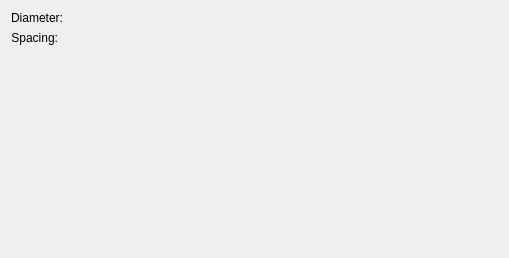
<?xml version="1.0" encoding="utf-8"?>
<ui version="4.0">
 <author>
    SPDX-FileCopyrightText: none
    SPDX-License-Identifier: GPL-3.0-or-later
  </author>
 <class>WdgKisRoundMarkerOption</class>
 <widget class="QWidget" name="WdgKisRoundMarkerOption">
  <property name="geometry">
   <rect>
    <x>0</x>
    <y>0</y>
    <width>509</width>
    <height>258</height>
   </rect>
  </property>
  <layout class="QVBoxLayout" name="verticalLayout">
   <item>
    <layout class="QFormLayout" name="formLayout">
     <item column="0" row="0">
      <widget class="QLabel" name="lineWidthLbl">
       <property name="text">
        <string>Diameter:</string>
       </property>
       <property name="alignment">
        <set>Qt::AlignRight|Qt::AlignTrailing|Qt::AlignVCenter</set>
       </property>
      </widget>
     </item>
     <item column="1" row="0">
      <widget class="KisDoubleSliderSpinBox" name="dblDiameter" native="true"/>
     </item>
     <item column="0" row="1">
      <widget class="QLabel" name="label_11">
       <property name="text">
        <string>Spacing:</string>
       </property>
       <property name="alignment">
        <set>Qt::AlignRight|Qt::AlignTrailing|Qt::AlignVCenter</set>
       </property>
      </widget>
     </item>
     <item column="1" row="1">
      <widget class="KisSpacingSelectionWidget" name="spacingWidget" native="true"/>
     </item>
    </layout>
   </item>
   <item>
    <spacer name="verticalSpacer">
     <property name="orientation">
      <enum>Qt::Vertical</enum>
     </property>
     <property name="sizeHint" stdset="0">
      <size>
       <width>20</width>
       <height>10</height>
      </size>
     </property>
    </spacer>
   </item>
  </layout>
 </widget>
 <customwidgets>
  <customwidget>
   <class>KisDoubleSliderSpinBox</class>
   <extends>QWidget</extends>
   <header>kis_slider_spin_box.h</header>
   <container>1</container>
  </customwidget>
  <customwidget>
   <class>KisSpacingSelectionWidget</class>
   <extends>QWidget</extends>
   <header>kis_spacing_selection_widget.h</header>
   <container>1</container>
  </customwidget>
 </customwidgets>
 <resources/>
 <connections/>
</ui>
